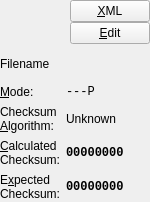
<?xml version="1.0" encoding="UTF-8"?>
<ui version="4.0">
 <class>FileView</class>
 <widget class="QWidget" name="FileView">
  <property name="geometry">
   <rect>
    <x>0</x>
    <y>0</y>
    <width>150</width>
    <height>202</height>
   </rect>
  </property>
  <layout class="QFormLayout" name="formLayout">
   <property name="fieldGrowthPolicy">
    <enum>QFormLayout::ExpandingFieldsGrow</enum>
   </property>
   <property name="margin">
    <number>0</number>
   </property>
   <item row="0" column="0" colspan="2">
    <layout class="QHBoxLayout" name="hboxFileImages">
     <property name="spacing">
      <number>4</number>
     </property>
     <property name="margin">
      <number>0</number>
     </property>
     <item alignment="Qt::AlignLeft|Qt::AlignTop">
      <widget class="QLabel" name="lblFileIcon">
       <property name="alignment">
        <set>Qt::AlignCenter</set>
       </property>
      </widget>
     </item>
     <item alignment="Qt::AlignLeft|Qt::AlignTop">
      <widget class="QLabel" name="lblFileBanner">
       <property name="alignment">
        <set>Qt::AlignCenter</set>
       </property>
      </widget>
     </item>
     <item>
      <spacer name="hspcFileImagesR">
       <property name="orientation">
        <enum>Qt::Horizontal</enum>
       </property>
       <property name="sizeHint" stdset="0">
        <size>
         <width>40</width>
         <height>20</height>
        </size>
       </property>
      </spacer>
     </item>
     <item>
      <layout class="QVBoxLayout" name="vboxBtns">
       <property name="spacing">
        <number>0</number>
       </property>
       <item alignment="Qt::AlignTop">
        <widget class="QPushButton" name="btnXML">
         <property name="text">
          <string notr="true">&amp;XML</string>
         </property>
        </widget>
       </item>
       <item alignment="Qt::AlignTop">
        <widget class="QPushButton" name="btnEdit">
         <property name="text">
          <string notr="true">&amp;Edit</string>
         </property>
        </widget>
       </item>
      </layout>
     </item>
    </layout>
   </item>
   <item row="1" column="0" colspan="2">
    <widget class="QLabel" name="lblFilename">
     <property name="sizePolicy">
      <sizepolicy hsizetype="MinimumExpanding" vsizetype="MinimumExpanding">
       <horstretch>0</horstretch>
       <verstretch>0</verstretch>
      </sizepolicy>
     </property>
     <property name="text">
      <string notr="true">Filename</string>
     </property>
     <property name="textFormat">
      <enum>Qt::PlainText</enum>
     </property>
     <property name="wordWrap">
      <bool>true</bool>
     </property>
     <property name="textInteractionFlags">
      <set>Qt::LinksAccessibleByMouse|Qt::TextSelectableByKeyboard|Qt::TextSelectableByMouse</set>
     </property>
    </widget>
   </item>
   <item row="2" column="0">
    <widget class="QLabel" name="lblModeTitle">
     <property name="text">
      <string extracomment="File permissions. (Known as &quot;mode&quot; on Unix systems.)">&amp;Mode:</string>
     </property>
     <property name="textFormat">
      <enum>Qt::PlainText</enum>
     </property>
     <property name="buddy">
      <cstring>lblMode</cstring>
     </property>
    </widget>
   </item>
   <item row="2" column="1">
    <widget class="QLabel" name="lblMode">
     <property name="font">
      <font>
       <family>Monospace</family>
      </font>
     </property>
     <property name="text">
      <string notr="true">---P</string>
     </property>
     <property name="textFormat">
      <enum>Qt::PlainText</enum>
     </property>
     <property name="textInteractionFlags">
      <set>Qt::LinksAccessibleByMouse|Qt::TextSelectableByKeyboard|Qt::TextSelectableByMouse</set>
     </property>
    </widget>
   </item>
   <item row="3" column="0">
    <widget class="QLabel" name="lblChecksumAlgorithmTitle">
     <property name="text">
      <string>Checksum
&amp;Algorithm:</string>
     </property>
     <property name="textFormat">
      <enum>Qt::PlainText</enum>
     </property>
     <property name="wordWrap">
      <bool>true</bool>
     </property>
     <property name="buddy">
      <cstring>lblChecksumAlgorithm</cstring>
     </property>
    </widget>
   </item>
   <item row="3" column="1">
    <widget class="QLabel" name="lblChecksumAlgorithm">
     <property name="sizePolicy">
      <sizepolicy hsizetype="MinimumExpanding" vsizetype="Preferred">
       <horstretch>0</horstretch>
       <verstretch>0</verstretch>
      </sizepolicy>
     </property>
     <property name="text">
      <string notr="true">Unknown</string>
     </property>
     <property name="textFormat">
      <enum>Qt::PlainText</enum>
     </property>
     <property name="wordWrap">
      <bool>true</bool>
     </property>
     <property name="textInteractionFlags">
      <set>Qt::LinksAccessibleByMouse|Qt::TextSelectableByKeyboard|Qt::TextSelectableByMouse</set>
     </property>
    </widget>
   </item>
   <item row="4" column="0">
    <widget class="QLabel" name="lblChecksumActualTitle">
     <property name="text">
      <string>&amp;Calculated
Checksum:</string>
     </property>
     <property name="textFormat">
      <enum>Qt::PlainText</enum>
     </property>
     <property name="alignment">
      <set>Qt::AlignLeading|Qt::AlignLeft|Qt::AlignTop</set>
     </property>
     <property name="wordWrap">
      <bool>true</bool>
     </property>
     <property name="buddy">
      <cstring>lblChecksumActual</cstring>
     </property>
    </widget>
   </item>
   <item row="4" column="1">
    <widget class="QLabel" name="lblChecksumActual">
     <property name="sizePolicy">
      <sizepolicy hsizetype="MinimumExpanding" vsizetype="MinimumExpanding">
       <horstretch>0</horstretch>
       <verstretch>0</verstretch>
      </sizepolicy>
     </property>
     <property name="font">
      <font>
       <family>Monospace</family>
       <weight>75</weight>
       <bold>true</bold>
      </font>
     </property>
     <property name="text">
      <string notr="true">00000000</string>
     </property>
     <property name="textFormat">
      <enum>Qt::RichText</enum>
     </property>
     <property name="textInteractionFlags">
      <set>Qt::LinksAccessibleByMouse|Qt::TextSelectableByKeyboard|Qt::TextSelectableByMouse</set>
     </property>
    </widget>
   </item>
   <item row="5" column="0">
    <widget class="QLabel" name="lblChecksumExpectedTitle">
     <property name="text">
      <string>E&amp;xpected
Checksum:</string>
     </property>
     <property name="textFormat">
      <enum>Qt::PlainText</enum>
     </property>
     <property name="alignment">
      <set>Qt::AlignLeading|Qt::AlignLeft|Qt::AlignTop</set>
     </property>
     <property name="wordWrap">
      <bool>true</bool>
     </property>
     <property name="textInteractionFlags">
      <set>Qt::LinksAccessibleByMouse</set>
     </property>
     <property name="buddy">
      <cstring>lblChecksumExpected</cstring>
     </property>
    </widget>
   </item>
   <item row="5" column="1">
    <widget class="QLabel" name="lblChecksumExpected">
     <property name="sizePolicy">
      <sizepolicy hsizetype="MinimumExpanding" vsizetype="MinimumExpanding">
       <horstretch>0</horstretch>
       <verstretch>0</verstretch>
      </sizepolicy>
     </property>
     <property name="font">
      <font>
       <family>Monospace</family>
       <weight>75</weight>
       <bold>true</bold>
      </font>
     </property>
     <property name="text">
      <string notr="true">00000000</string>
     </property>
     <property name="textFormat">
      <enum>Qt::RichText</enum>
     </property>
     <property name="textInteractionFlags">
      <set>Qt::LinksAccessibleByMouse|Qt::TextSelectableByKeyboard|Qt::TextSelectableByMouse</set>
     </property>
    </widget>
   </item>
  </layout>
 </widget>
 <resources/>
 <connections/>
</ui>
